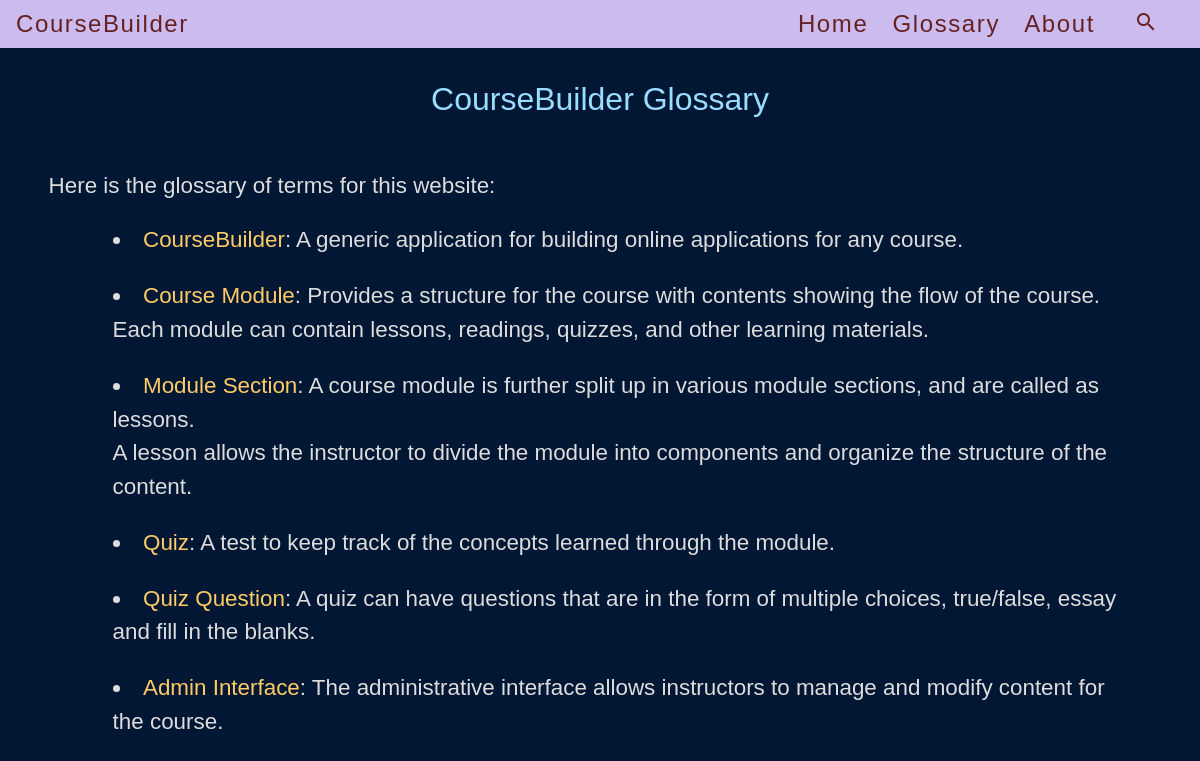
Page /coursebuilder/dynamic_gloss on the earlier database version.
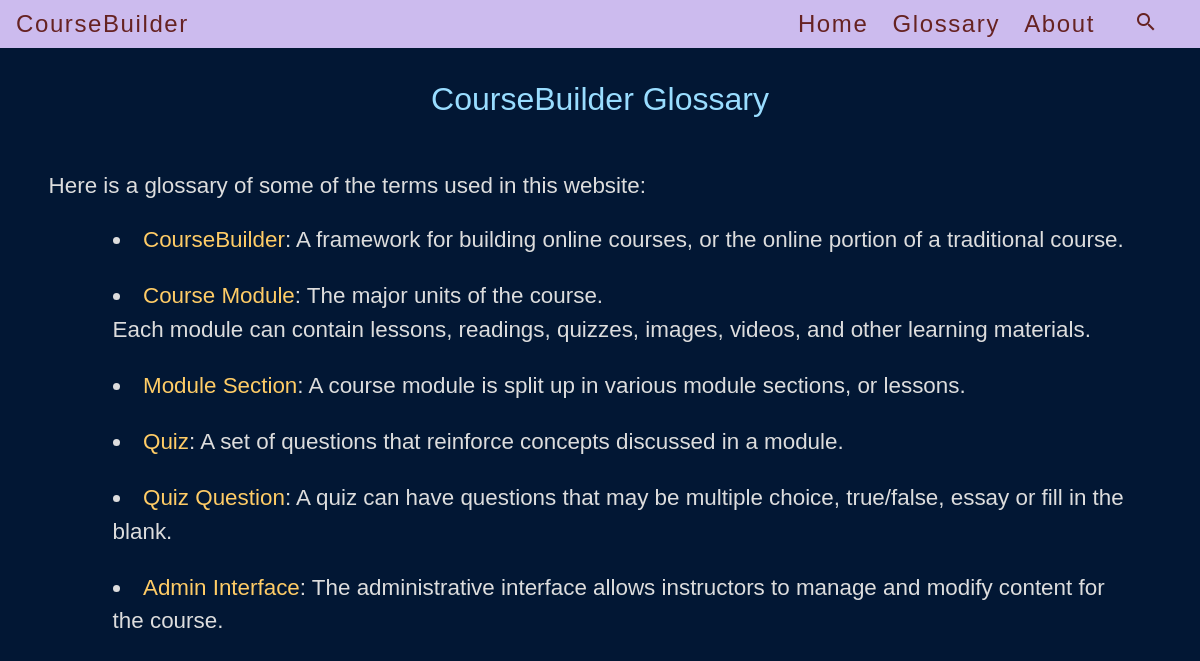
Same page on the later database version.
### coursebuilder/models.py (models this page shows, shortened)
class Extras(models.Model):
    title = models.TextField()
    content = HTMLField(default="Please enter your contents here!")
    class Meta:
        verbose_name_plural = "Extras"

### coursebuilder/views.py (the view)
# urls.py: url(r"^coursebuilder/dynamic_gloss/*$", views.dynamic_gloss, name="dynamic_gloss"),
def dynamic_gloss(request: request) -> object:
    try:
        gloss = Extras.objects.get(title="Gloss")
        return render(
            request, "dynamic_gloss.html", {"header": site_hdr, "gloss": gloss.content}
        )
    except Exception:
        return render(
            request,
            "dynamic_gloss.html",
            {"header": site_hdr, "message": "Database Not Connected"},
        )

### coursebuilder/templates/dynamic_gloss.html (shortened to what this page needs)
{% extends "dynamic_base.html" %}
{% block content %}
    {% autoescape off %}{{ gloss }}{% endautoescape %}
{% endblock content %}

### coursebuilder/templates/dynamic_base.html (shortened to what this page needs)
<html>
{% load static %}
<head>
    {% block stylesheets %}
        <link rel="stylesheet"
        href="https://maxcdn.bootstrapcdn.com/bootstrap/4.0.0/css/bootstrap.min.css"
>
        <link rel="stylesheet" type="text/css" href="/static/coursebuilder/styles.css">
    {% endblock stylesheets %}
</head>
<body class="dashboard">
    <div id="container-fluid">
        <div id="header" >
            <div id="user-tools">
                <a href="/" class="header-title">{{ header }}</a>
                <div id="navbar">
                    <a href="/coursebuilder/landing_page/">Home</a>
                <a href="/coursebuilder/dynamic_gloss">Glossary</a>
                <a href="/coursebuilder/dynamic_about/">About</a>
                </div>
                 <button class="header-button" id='bt'
                     style="position: absolute;top:1.2vh;right:3.5vw;">
                          <i class="material-icons "
                              style="margin-bottom: 0.3vh;">search</i>
                 </button>
            </div>
        </div>
        <div id="content" class="container-fluid">
                {% block content %}
                {% endblock content %}
        </div>
    </div>
</body>
</html>

### mysite/static/coursebuilder/styles.css (style rules this page uses)
body { margin: 0; padding: 0; font-size: 100%; color: #ddd; background: #021734; font-family: Arial, Helvetica, sans-serif }
a:link { color: #01ffff; }
p { margin: .4em 1.5em .4em 1.5em; font-size: 1.4em; padding: 0; line-height: 140%; }
ol, ul, dl, li { margin: 1em 1.5em .4em 1.5em; font-size: 1.4em; }
ol, ul, dl, li.inside_section { margin: 1em 1.5em .4em 1.5em; font-size: 1.2em; }
ol.nested, ul.nested, dl.nested { font-size: 1em; list-style-position: inside; }
#header { width: auto; height: 3em; padding-bottom: 2em; padding-top: .2em; line-height: 2em; background-color: #cbe; color: #622; overflow: hidden; }
#header a:link, #header a:visited { color: #622; font-size: 1.5rem; }
h1, h2, h3, h4, h5 { font-weight: 300; }
h1 { margin: 0em 0em .6em 0em; padding-bottom: 1em; padding-top: 1em; text-align: center; font-size: 2em; color: #9df; }
.header-title { position: absolute; top: 0.5rem; left: 1rem; font-size: 1.5rem; }
#user-tools { float: right; padding: 0.3rem; margin: 0 4em 0 1em; font-weight: 300; font-size: 1em; letter-spacing: .1em; text-align: right; color: #622; }
span.hilight { color: #fc6; }
.header-button { color: #622; font-size: 1.5rem; background: none; border: none; padding: 0; transition: all 0.4s; }

Differences in the rows shown:
changed Extras: content "CourseBuilder Glossary Here is the glossary of terms for this website: CourseBuilder : A generic application for building online applications for any course. Course Module : Provides a structure for the course with contents showing the flow of the course. Each module can contain lessons, readings, quizzes, and other learning materials. Module Section : A course module is further split up in various module sections, and are called as lessons. A lesson allows the instructor to divide the module into components and organize the structure of the content. Quiz : A test to keep track of the concepts learned through the module. Quiz Question : A quiz can have questions that are in the form of…" → "CourseBuilder Glossary Here is a glossary of some of the terms used in this website: CourseBuilder : A framework for building online courses, or the online portion of a traditional course. Course Module : The major units of the course. Each module can contain lessons, readings, quizzes, images, videos, and other learning materials. Module Section : A course module is split up in various module sections, or lessons. Quiz : A set of questions that reinforce concepts discussed in a module. Quiz Question : A quiz can have questions that may be multiple choice, true/false, essay or fill in the blank. Admin Interface : The…"
